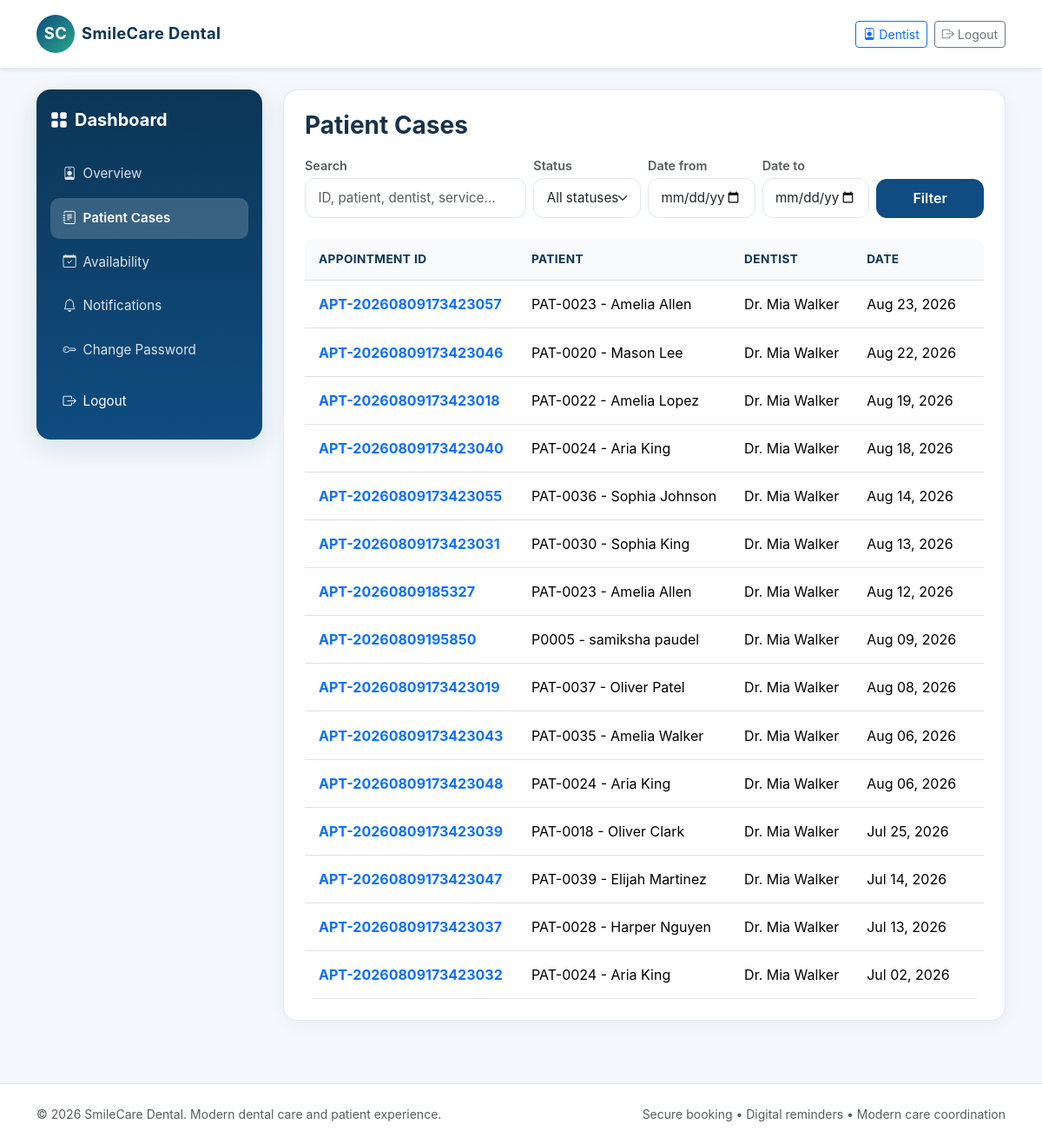
/appointments/history/ (signed in), run on an earlier commit of the app's database.
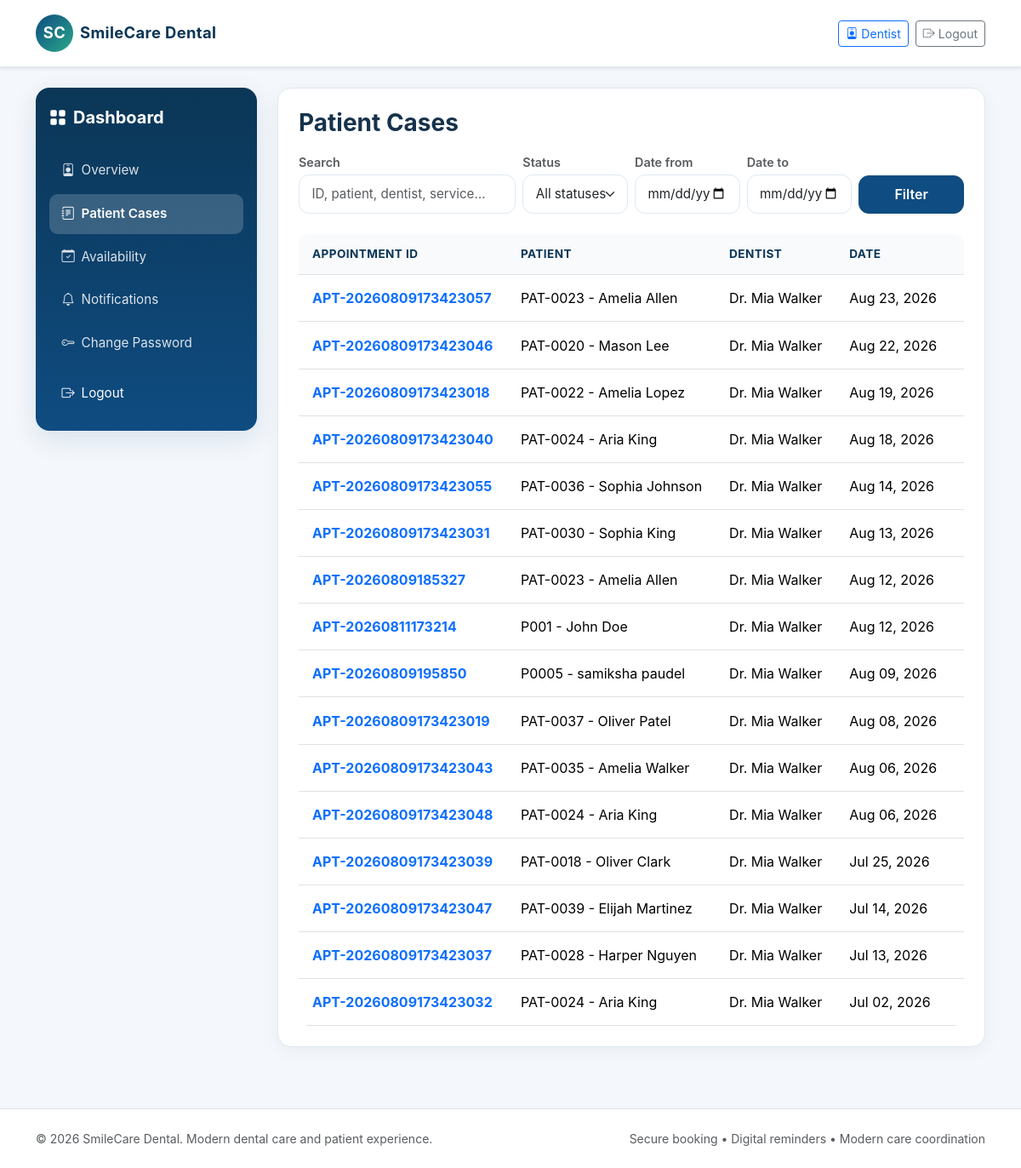
And on a later commit of the database.
### appointments/models.py (models this page shows, shortened)
class Appointment(models.Model):
    STATUS_CHOICES = (
        ('Pending', 'Pending'),
        ('Confirmed', 'Confirmed'),
        ('Checked-In', 'Checked-In'),
        ('Completed', 'Completed'),
        ('Cancelled', 'Cancelled'),
        ('Rescheduled', 'Rescheduled'),
        ('No-Show', 'No-Show'),
    )
    appointment_id = models.CharField(max_length=20, unique=True)
    patient = models.ForeignKey(Patient, related_name='appointments', on_delete=models.CASCADE)
    dentist = models.ForeignKey(Dentist, related_name='appointments', on_delete=models.CASCADE)
    service = models.ForeignKey(DentalService, related_name='appointments', on_delete=models.CASCADE)
    appointment_date = models.DateField()
    start_time = models.TimeField()
    end_time = models.TimeField()
    reason = models.CharField(max_length=200)
    notes = models.TextField(blank=True)
    status = models.CharField(max_length=20, choices=STATUS_CHOICES, default='Pending')
    cancellation_reason = models.TextField(blank=True)
    cancelled_at = models.DateTimeField(null=True, blank=True)
    created_at = models.DateTimeField(auto_now_add=True)
    updated_at = models.DateTimeField(auto_now=True)
    class Meta:
        constraints = [
            models.CheckConstraint(condition=Q(end_time__gt=F('start_time')), name='check_appointment_times'),
        ]

### patients/models.py (models this page shows)
class Patient(models.Model):
    GENDER_CHOICES = (
        ('M', 'Male'),
        ('F', 'Female'),
        ('O', 'Other'),
    )
    patient_id = models.CharField(max_length=20, unique=True)
    user = models.OneToOneField(settings.AUTH_USER_MODEL, on_delete=models.CASCADE)
    date_of_birth = models.DateField(null=True, blank=True)
    gender = models.CharField(max_length=1, choices=GENDER_CHOICES, blank=True)
    phone = models.CharField(max_length=20, blank=True)
    address = models.TextField(blank=True)
    emergency_contact = models.CharField(max_length=100, blank=True)
    emergency_contact_phone = models.CharField(max_length=20, blank=True)
    medical_notes = models.TextField(blank=True)
    allergies = models.TextField(blank=True)
    created_at = models.DateTimeField(auto_now_add=True)
    updated_at = models.DateTimeField(auto_now=True)
    class Meta:
        ordering = ['-created_at']
    def __str__(self):
        return f"{self.patient_id} - {self.user.get_full_name() or self.user.username}"

### accounts/models.py (models this page shows, shortened)
class User(AbstractUser):
    ROLE_CHOICES = (
        ('patient', 'Patient'),
        ('staff', 'Staff'),
        ('dentist', 'Dentist'),
        ('admin', 'Admin'),
    )
    ACCOUNT_STATUS_CHOICES = (
        ('pending', 'Pending'),
        ('approved', 'Approved'),
        ('rejected', 'Rejected'),
    )
    role = models.CharField(max_length=20, choices=ROLE_CHOICES, default='patient')
    phone = models.CharField(max_length=20, blank=True)
    account_status = models.CharField(max_length=20, choices=ACCOUNT_STATUS_CHOICES, default='approved')
    def is_patient(self):
        return self.role == 'patient'
    def is_staff_role(self):
        return self.role in {'staff', 'admin'}
    def is_dentist(self):
        return self.role == 'dentist'
    def is_admin(self):
        return self.role == 'admin'
    def is_dentist_approved(self):
        return self.is_dentist() and self.is_active and self.account_status == 'approved'

### dentists/models.py (models this page shows)
class Dentist(models.Model):
    dentist_id = models.CharField(max_length=20, unique=True)
    user = models.OneToOneField(settings.AUTH_USER_MODEL, on_delete=models.CASCADE)
    specialization = models.CharField(max_length=100)
    license_number = models.CharField(max_length=50, unique=True)
    phone = models.CharField(max_length=20, blank=True)
    biography = models.TextField(blank=True)
    years_of_experience = models.PositiveIntegerField(default=0)
    profile_photo = models.CharField(max_length=200, blank=True)
    active = models.BooleanField(default=True)
    created_at = models.DateTimeField(auto_now_add=True)
    def __str__(self):
        return f"Dr. {self.user.get_full_name() or self.user.username}"

### appointments/views.py (the view, shortened to what this page needs)
# urls.py: path('history/', appointment_history, name='appointment_history'),
@login_required
def appointment_history(request):
    q = request.GET.get('q', '').strip()
    status_filter = request.GET.get('status', '').strip()
    date_from = request.GET.get('date_from', '').strip()
    date_to = request.GET.get('date_to', '').strip()
    if request.user.is_admin() or request.user.is_staff_role():
        appointments = Appointment.objects.all()
    elif request.user.is_dentist_approved():
        appointments = Appointment.objects.filter(dentist__user=request.user)
    else:
        appointments = Appointment.objects.filter(patient__user=request.user)
    if status_filter:
        appointments = appointments.filter(status=status_filter)
    if date_from:
        try:
            from datetime import date as _date
            appointments = appointments.filter(appointment_date__gte=datetime.strptime(date_from, '%Y-%m-%d').date())
        except ValueError:
            pass
    if date_to:
        try:
            from datetime import date as _date
            appointments = appointments.filter(appointment_date__lte=datetime.strptime(date_to, '%Y-%m-%d').date())
        except ValueError:
            pass
    appointments = appointments.order_by('-appointment_date', '-start_time')
    status_choices = ['Pending', 'Confirmed', 'Checked-In', 'Completed', 'Cancelled', 'Rescheduled', 'No-Show']
    return render(request, 'dashboard/appointment_history.html', {
        'appointments': appointments,
        'q': q,
        'status_filter': status_filter,
        'date_from': date_from,
        'date_to': date_to,
        'status_choices': status_choices,
    })

### appointments/templatetags/status_tags.py (called while the page is built)
@register.filter
def status_badge_class(status):
    return STATUS_CLASS_MAP.get(status, 'pill-secondary')

### reminders/templatetags/notifications_tags.py (called while the page is built)
@register.simple_tag(takes_context=True)
def unread_notifications_count(context):
    request = context.get('request')
    if not request or not request.user.is_authenticated:
        return 0
    return Notification.objects.filter(user=request.user, is_read=False).count()

### templates/dashboard/appointment_history.html (shortened to what this page needs)
{% extends 'base.html' %}
{% load status_tags %}
{% block content %}
<div class="dashboard-shell">
    {% include 'dashboard/_sidebar.html' %}
    <div class="main-panel">
        <div class="card-soft p-3 p-md-4">
            <h3 class="fw-bold mb-3">{% if request.user.is_dentist_approved %}Patient Cases{% else %}Appointment History{% endif %}</h3>
            <form method="get" class="mb-4">
                <div class="row g-2 align-items-end">
                    <div class="col-12 col-md-4">
                        <label class="form-label small text-muted mb-1">Search</label>
                        <input type="search" name="q" class="form-control" placeholder="ID, patient, dentist, service…" value="{{ q }}">
                    </div>
                    <div class="col-6 col-md-2">
                        <label class="form-label small text-muted mb-1">Status</label>
                        <select name="status" class="form-select">
                            <option value="">All statuses</option>
                        </select>
                    </div>
                    <div class="col-6 col-md-2">
                        <label class="form-label small text-muted mb-1">Date from</label>
                        <input type="date" name="date_from" class="form-control" value="{{ date_from }}">
                    </div>
                    <div class="col-6 col-md-2">
                        <label class="form-label small text-muted mb-1">Date to</label>
                        <input type="date" name="date_to" class="form-control" value="{{ date_to }}">
                    </div>
                    <div class="col-6 col-md-2 d-flex gap-2">
                        <button class="btn btn-primary min-height-44 w-100" type="submit">Filter</button>
                    </div>
                </div>
            </form>
            <div class="table-responsive">
                <table class="table align-middle text-nowrap">
                    <thead>
                        <tr>
                            <th>Appointment ID</th>
                            <th>Patient</th>
                            <th>Dentist</th>
                            <th>Date</th>
                            <th>Time</th>
                        </tr>
                    </thead>
                    <tbody>
                        {% for appointment in appointments %}
                        <tr>
                            <td><a href="{% url 'appointment_detail' appointment.pk %}" class="fw-bold text-primary">{{ appointment.appointment_id }}</a></td>
                            <td>{{ appointment.patient }}</td>
                            <td>{{ appointment.dentist }}</td>
                            <td>{{ appointment.appointment_date|date:"M d, Y" }}</td>
                            <td>{{ appointment.start_time|time:"H:i" }}</td>
                        </tr>
                        {% empty %}
                        <tr><td colspan="7"><div class="empty-state py-4 text-center">No appointments found.</div></td></tr>
                        {% endfor %}
                    </tbody>
                </table>
            </div>
        </div>
    </div>
</div>
{% endblock %}

What changed in the data, as far as the page shows it:
added Appointment: appointment_id "APT-20260811173214", patient "P001 - John Doe", dentist "Dr. Mia Walker", appointment_date "Aug 12, 2026"
